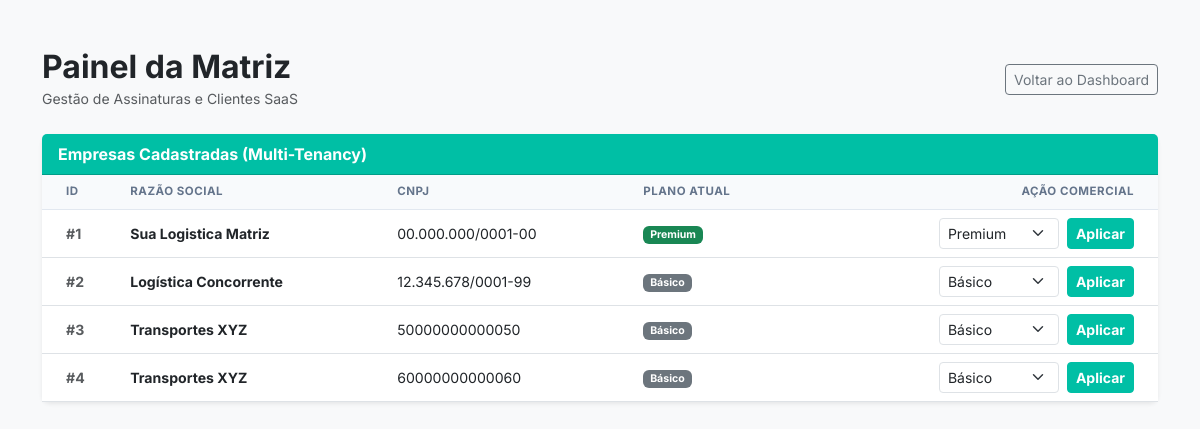
The app's page /painel_matriz (signed in), older data.
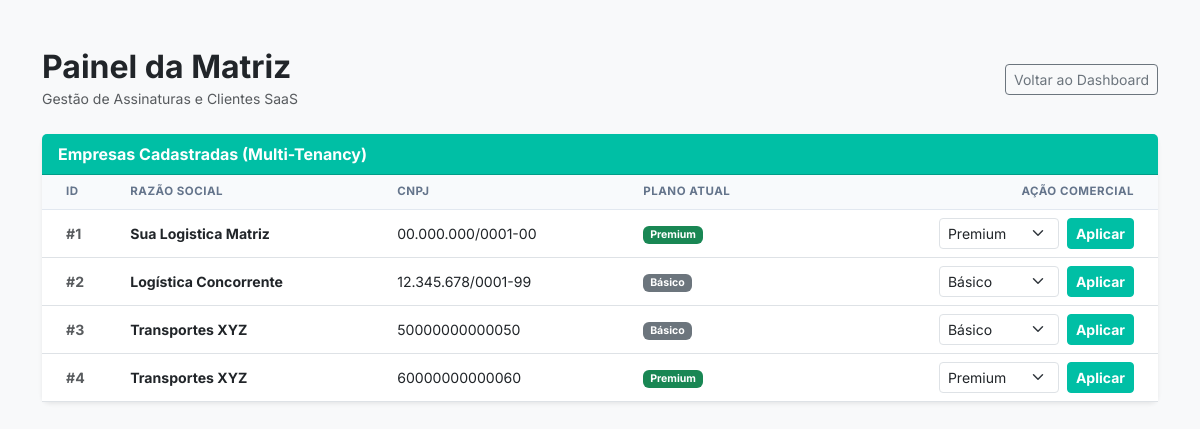
The same page, newer data.
### app.py (models this page shows)
class Empresa(db.Model):
    id = db.Column(db.Integer, primary_key=True)
    razao_social = db.Column(db.String(150), nullable=False)
    cnpj = db.Column(db.String(20), unique=True, nullable=True)
    plano_assinatura = db.Column(db.String(50), default='Básico') # Básico, Premium, Standard

### app.py (the view)
@app.route('/painel_matriz')
@login_required
def painel_matriz():
    if current_user.email != 'admin@checkuplog.com':
        flash("ACESSO NEGADO: Área restrita à diretoria da Logcare Matriz.", "danger")
        return redirect(url_for('painel_gerencial'))
    todas_empresas = Empresa.query.all()
    return render_template('admin.html', empresas=todas_empresas)

### auth.py (called while the page is built, shortened)
def inicializar_auth(app, db, login_manager):
    global UsuarioModel
    class Usuario(UserMixin, db.Model):
        __tablename__ = 'usuario'
        id = db.Column(db.Integer, primary_key=True)
        empresa_id = db.Column(db.Integer, db.ForeignKey('empresa.id'), nullable=False)
        id = db.Column(db.Integer, primary_key=True)
        email = db.Column(db.String(120), unique=True, nullable=False)
        nome = db.Column(db.String(100), nullable=False)
        senha_hash = db.Column(db.String(256), nullable=False)
    UsuarioModel = Usuario
    @login_manager.user_loader
    def carregar_usuario(user_id):
        return UsuarioModel.query.get(int(user_id))
    return UsuarioModel

### templates/admin.html (shortened to what this page needs)
<!DOCTYPE html>
<html lang="pt-br">
<head>
    <link href="https://cdn.jsdelivr.net/npm/bootstrap@5.3.0/dist/css/bootstrap.min.css" rel="stylesheet">
    <link rel="stylesheet" href="{{ url_for('static', filename='css/style.css') }}">
</head>
<body class="bg-light">
    <div class="container mt-5">
        <div class="d-flex justify-content-between align-items-center mb-4">
            <div>
                <h2 class="fw-bold text-dark mb-0">Painel da Matriz</h2>
                <small class="text-muted">Gestão de Assinaturas e Clientes SaaS</small>
            </div>
            <a href="{{ url_for('painel_gerencial') }}" class="btn btn-outline-secondary btn-sm">Voltar ao Dashboard</a>
        </div>
        <div class="card shadow-sm border-0">
            <div class="card-header bg-empresa text-white fw-bold">
                Empresas Cadastradas (Multi-Tenancy)
            </div>
            <div class="card-body p-0">
                <table class="table table-hover align-middle mb-0">
                    <thead class="table-light">
                        <tr>
                            <th class="ps-4">ID</th>
                            <th>Razão Social</th>
                            <th>CNPJ</th>
                            <th>Plano Atual</th>
                            <th class="pe-4 text-end">Ação Comercial</th>
                        </tr>
                    </thead>
                    <tbody>
                        {% for empresa in empresas %}
                        <tr>
                            <td class="ps-4 text-muted fw-bold">#{{ empresa.id }}</td>
                            <td class="fw-bold text-dark">{{ empresa.razao_social }}</td>
                            <td>{{ empresa.cnpj if empresa.cnpj else 'Não informado' }}</td>
                            <td>
                                <span class="badge {% if empresa.plano_assinatura == 'Premium' %}bg-success{% elif empresa.plano_assinatura == 'Standard' %}bg-primary{% else %}bg-secondary{% endif %}">
                                    {{ empresa.plano_assinatura }}
                                </span>
                            </td>
                            <td class="pe-4 text-end">
                                <form action="{{ url_for('mudar_plano', empresa_id=empresa.id) }}" method="POST" class="d-flex justify-content-end gap-2">
                                    <select name="novo_plano" class="form-select form-select-sm" style="width: 120px;">
                                        <option value="Básico" {% if empresa.plano_assinatura == 'Básico' %}selected{% endif %}>Básico</option>
                                        <option value="Premium" {% if empresa.plano_assinatura == 'Premium' %}selected{% endif %}>Premium</option>
                                    </select>
                                    <button type="submit" class="btn btn-empresa btn-sm fw-bold">Aplicar</button>
                                </form>
                            </td>
                        </tr>
                        {% endfor %}
                    </tbody>
                </table>
            </div>
        </div>
    </div>
</body>
</html>

Row changes from the older to the newer data that the page shows:
changed Empresa id 4: plano_assinatura "Básico" → "Premium"; novo_plano "Básico" → "Premium"
